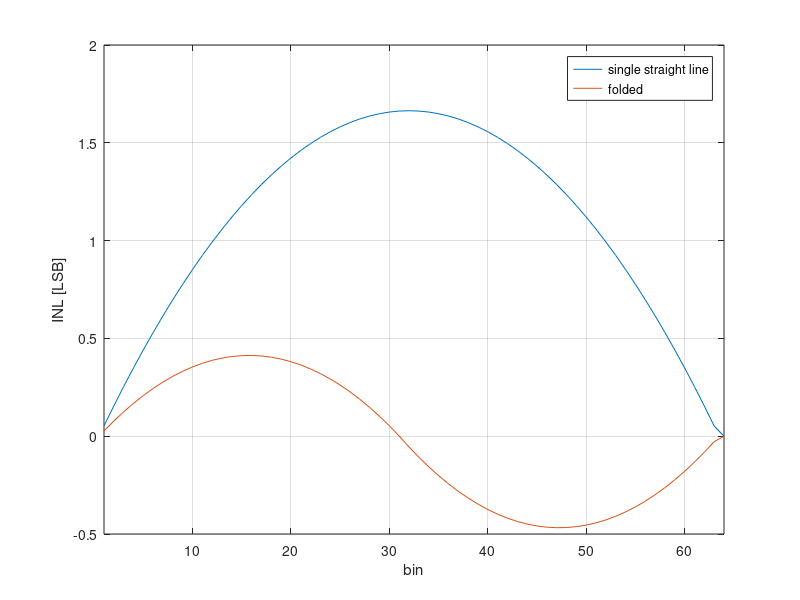

Reproduce this figure in MATLAB.
%%%%%%%%%%%%%%%%%%%%%%%%%%%%%%%%%%%%%%%%%%%%%%%%%%%%%%%%%%%%%%%%%%%%%%%%%%%
%                              Example 4.3                                %
%%%%%%%%%%%%%%%%%%%%%%%%%%%%%%%%%%%%%%%%%%%%%%%%%%%%%%%%%%%%%%%%%%%%%%%%%%%
%                                                                         %
%                           Reference Voltage                             %
%                                                                         %
%%%%%%%%%%%%%%%%%%%%%%%%%%%%%%%%%%%%%%%%%%%%%%%%%%%%%%%%%%%%%%%%%%%%%%%%%%%

clear all;

%-------------------------------------------------------------------------%
%                                                                         %
%                               Input Data                                %
%                                                                         %
%-------------------------------------------------------------------------%

n=6;                                    
m=2^n;                              % number of resistors
rnom=50;                            % resistors nominal value
grad=0.0003/2;                      % linear gradient 300ppm/um
pitch=25;                          
r(1)=rnom/2;                        
r1(1)=rnom/2;
rn(1)=rnom/2;
rn(2:m-1)=rnom;
rn(m)=rnom/2;

%-------------------------------------------------------------------------%
%                                                                         %
%                            systematic errors                            %
%                                                                         %
%-------------------------------------------------------------------------%

err=0;
err1=0;

for i=2:m/2,
    err=err+grad*pitch;
    err1=err1+grad*pitch;
    r(i)=rnom*(1+err);
    r1(i)=rnom*(1+err1);
end

for i=(m/2+1):(m-1),
    err=err+grad*pitch;
    err1=err1-grad*pitch;
    r(i)=rnom*(1+err);
    r1(i)=rnom*(1+err1);
end

err=err+grad*pitch/2;
err1=err1-grad*pitch/2;
r(m)=rnom*(1+err)/2;
r1(m)=rnom*(1+err1)/2;

%-------------------------------------------------------------------------%
%                            total resistances                            %
%-------------------------------------------------------------------------%

rtot=sum(r);
rtot1=sum(r1);
rntot=sum(rn);

%-------------------------------------------------------------------------%
%                                voltages                                 %
%-------------------------------------------------------------------------%

v(1)=r(1)/rtot;
v1(1)=r1(1)/rtot1;
vid(1)=rn(1)/rntot;
for i=2:m,
    v(i)=sum(r(1:i))/rtot;
    v1(i)=sum(r1(1:i))/rtot1;
    vid(i)=sum(rn(1:i))/rntot;
end

%-------------------------------------------------------------------------%
%                                errors                                   %
%-------------------------------------------------------------------------%

verr=(vid-v)*(m-1);
verr1=(vid-v1)*(m-1);

figure (1)
n=[1:m];
plot(n, verr, n,verr1);
xlabel('bin');
ylabel('INL [LSB]');
xlim([1 m]);
legend('single straight line','folded')
grid;
max(r)/rnom
max(r1)/rnom




